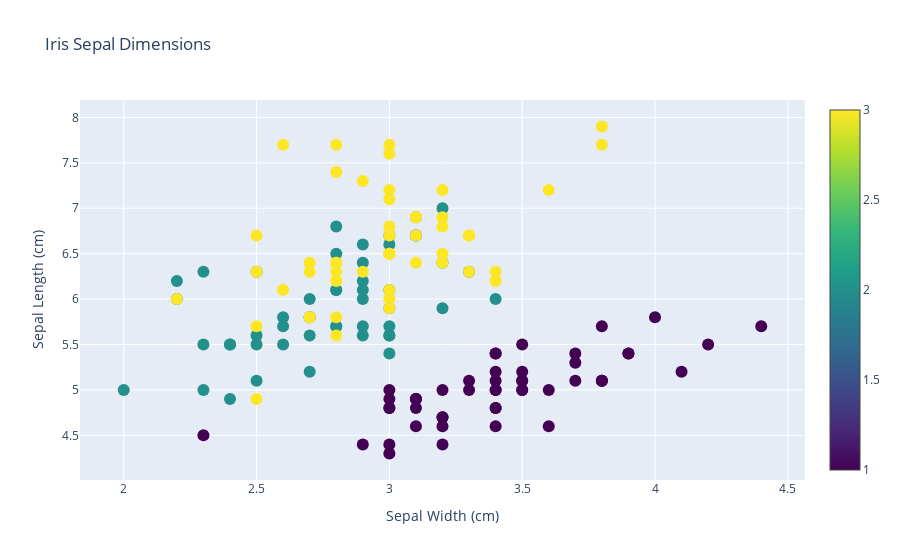

The cell this chart's notebook holds for it:
### Markdown cell above
# PLotly

### Code cell
from plotly import express as px
from plotly import graph_objects as go
df = px.data.iris()
# print(df.head())
fig = go.Figure(data=go.Scatter(
    x=df['sepal_width'],
    y=df['sepal_length'],
    mode='markers',
    marker=dict(
        size=12,
        color=df['species_id'],  # set color to an array/list of desired values
        colorscale='Viridis',
        showscale=True
    )
))
fig.update_layout(title='Iris Sepal Dimensions',
                  xaxis_title='Sepal Width (cm)',
                  yaxis_title='Sepal Length (cm)')
fig.show()

### Figure 1 — Plotly figure (JSON) as saved in the notebook; plotly's stock layout.template omitted (floating-point values rounded to 4 significant figures; data arrays with more than 128 entries replaced by an {"elided": "..."} marker saying what was removed)
{"data": [{"marker": {"color": {"elided": "150 int values"}, "colorscale": [[0, "#440154"], [0.1111, "#482878"], [0.2222, "#3e4989"], [0.3333, "#31688e"], [0.4444, "#26828e"], [0.5556, "#1f9e89"], [0.6667, "#35b779"], [0.7778, "#6ece58"], [0.8889, "#b5de2b"], [1, "#fde725"]], "showscale": true, "size": 12}, "mode": "markers", "type": "scatter", "x": {"elided": "150 float values"}, "y": {"elided": "150 float values"}}], "layout": {"title": {"text": "Iris Sepal Dimensions"}, "xaxis": {"title": {"text": "Sepal Width (cm)"}}, "yaxis": {"title": {"text": "Sepal Length (cm)"}}}}
